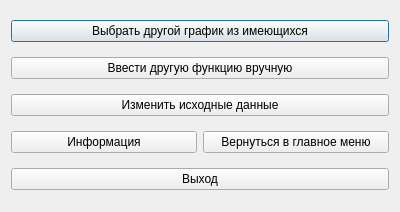
<?xml version="1.0" encoding="UTF-8"?>
<ui version="4.0">
 <class>postroenye</class>
 <widget class="QDialog" name="postroenye">
  <property name="geometry">
   <rect>
    <x>0</x>
    <y>0</y>
    <width>400</width>
    <height>212</height>
   </rect>
  </property>
  <property name="windowTitle">
   <string>Выбор дальнейших действий</string>
  </property>
  <layout class="QGridLayout" name="gridLayout">
   <item row="0" column="0" colspan="2">
    <widget class="QPushButton" name="pushButton">
     <property name="text">
      <string>Выбрать другой график из имеющихся</string>
     </property>
    </widget>
   </item>
   <item row="1" column="0" colspan="2">
    <widget class="QPushButton" name="pushButton_2">
     <property name="text">
      <string>Ввести другую функцию вручную</string>
     </property>
    </widget>
   </item>
   <item row="2" column="0" colspan="2">
    <widget class="QPushButton" name="pushButton_3">
     <property name="text">
      <string>Изменить исходные данные</string>
     </property>
    </widget>
   </item>
   <item row="3" column="0">
    <widget class="QPushButton" name="pushButton_4">
     <property name="text">
      <string>Информация</string>
     </property>
    </widget>
   </item>
   <item row="3" column="1">
    <widget class="QPushButton" name="pushButton_5">
     <property name="text">
      <string>Вернуться в главное меню</string>
     </property>
    </widget>
   </item>
   <item row="4" column="0" colspan="2">
    <widget class="QPushButton" name="pushButton_6">
     <property name="text">
      <string>Выход</string>
     </property>
    </widget>
   </item>
  </layout>
 </widget>
 <resources/>
 <connections/>
</ui>
